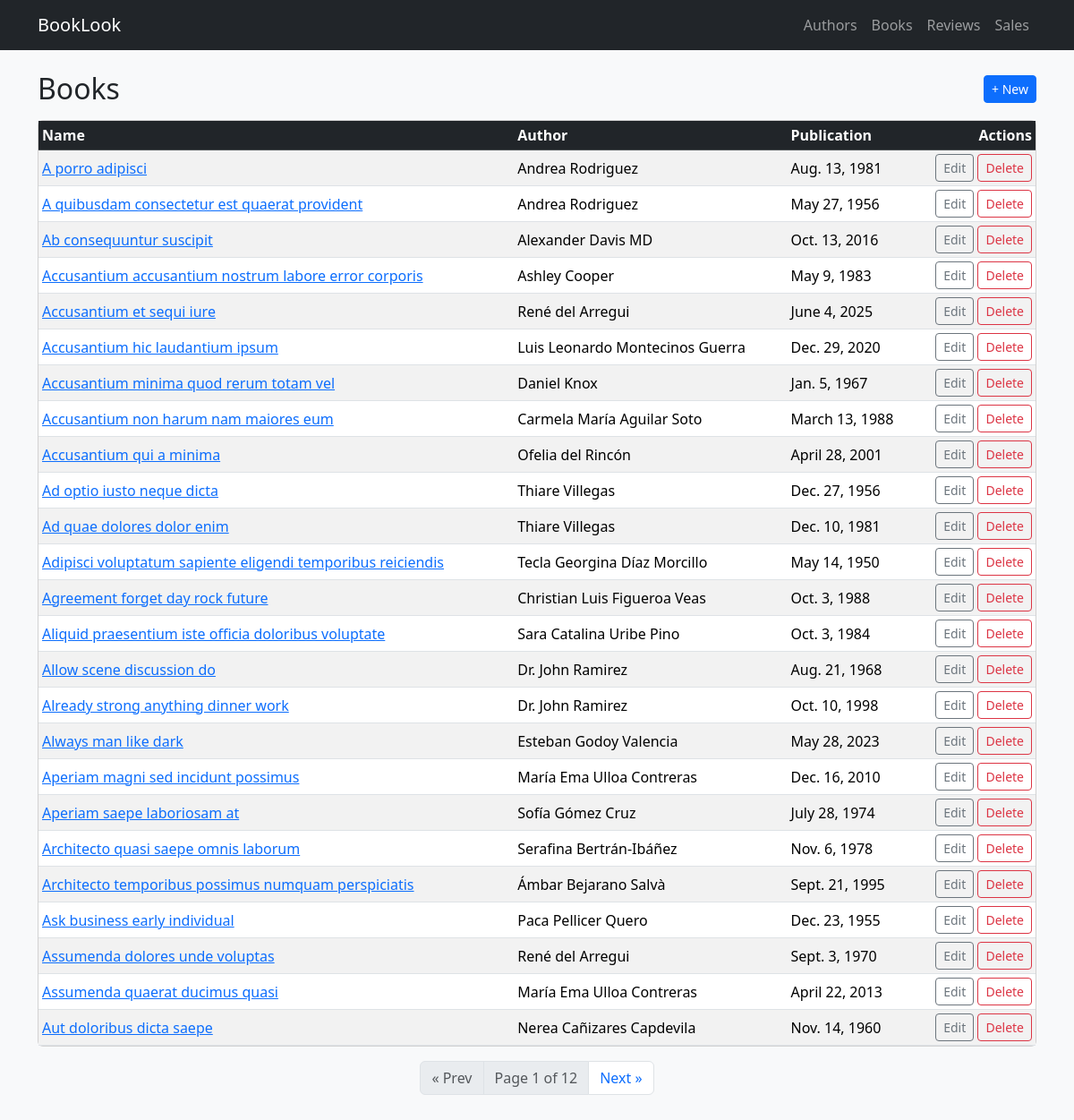
The page /books/ on the database its author committed.
### app/models.py (models this page shows, shortened)
class Book(models.Model):
    name = models.CharField(max_length=255)
    summary = models.TextField()
    publication_date = models.DateField()
    author = models.ForeignKey(Author, on_delete=models.CASCADE, related_name='books')
    total_sales = models.PositiveIntegerField(default=0)

class Author(models.Model):
    name = models.CharField(max_length=100)
    birthdate = models.DateField()
    country = models.CharField(max_length=100)
    description = models.TextField(blank=True, null=True)

### app/views/books.py (the view)
# urls.py: path("books/", v_books.book_list, name="book_list"),
def book_list(request):
    books = Book.objects.select_related("author").order_by("name")
    page_obj = Paginator(books, 25).get_page(request.GET.get("page"))
    return render(request, "app/books/list.html", {"page_obj": page_obj})

### app/templates/app/books/list.html (shortened to what this page needs)
{% extends "app/base.html" %}
{% block content %}
<div class="d-flex justify-content-between align-items-center mb-3">
  <h2 class="m-0">Books</h2>
  <a class="btn btn-primary btn-sm" href="{% url 'book_create' %}">+ New</a>
</div>
<div class="card">
  <div class="table-responsive">
    <table class="table table-striped table-hover table-sm align-middle mb-0">
      <thead class="table-dark">
        <tr>
          <th>Name</th>
          <th>Author</th>
          <th>Publication</th>
          <th class="text-end">Actions</th>
        </tr>
      </thead>
      <tbody>
        {% for b in page_obj %}
        <tr>
          <td><a href="{% url 'book_detail' b.id %}">{{ b.name }}</a></td>
          <td>{{ b.author.name }}</td>
          <td>{{ b.publication_date }}</td>
          <td class="text-end">
            <a class="btn btn-outline-secondary btn-sm" href="{% url 'book_update' b.id %}">Edit</a>
            <a class="btn btn-outline-danger btn-sm" href="{% url 'book_delete' b.id %}">Delete</a>
          </td>
        </tr>
        {% empty %}
        <tr><td colspan="4" class="text-center text-muted py-4">No data</td></tr>
        {% endfor %}
      </tbody>
    </table>
  </div>
</div>
<div class="mt-3">
  {% include "app/_pagination_bootstrap.html" %}
</div>
{% endblock %}

### rows shown on the page
Book: name "A porro adipisci", author.name "Andrea Rodriguez", publication_date "Aug. 13, 1981"
Book: name "A quibusdam consectetur est quaerat provident", author.name "Andrea Rodriguez", publication_date "May 27, 1956"
Book: name "Ab consequuntur suscipit", author.name "Alexander Davis MD", publication_date "Oct. 13, 2016"
Book: name "Accusantium accusantium nostrum labore error corporis", author.name "Ashley Cooper", publication_date "May 9, 1983"
Book: name "Accusantium et sequi iure", author.name "René del Arregui", publication_date "June 4, 2025"
Book: name "Accusantium hic laudantium ipsum", author.name "Luis Leonardo Montecinos Guerra", publication_date "Dec. 29, 2020"
Book: name "Accusantium minima quod rerum totam vel", author.name "Daniel Knox", publication_date "Jan. 5, 1967"
Book: name "Accusantium non harum nam maiores eum", author.name "Carmela María Aguilar Soto", publication_date "March 13, 1988"
Book: name "Accusantium qui a minima", author.name "Ofelia del Rincón", publication_date "April 28, 2001"
Book: name "Ad optio iusto neque dicta", author.name "Thiare Villegas", publication_date "Dec. 27, 1956"
Book: name "Ad quae dolores dolor enim", author.name "Thiare Villegas", publication_date "Dec. 10, 1981"
Book: name "Adipisci voluptatum sapiente eligendi temporibus reiciendis", author.name "Tecla Georgina Díaz Morcillo", publication_date "May 14, 1950"
Book: name "Agreement forget day rock future", author.name "Christian Luis Figueroa Veas", publication_date "Oct. 3, 1988"
Book: name "Aliquid praesentium iste officia doloribus voluptate", author.name "Sara Catalina Uribe Pino", publication_date "Oct. 3, 1984"
Book: name "Allow scene discussion do", author.name "Dr. John Ramirez", publication_date "Aug. 21, 1968"
Book: name "Already strong anything dinner work", author.name "Dr. John Ramirez", publication_date "Oct. 10, 1998"
Book: name "Always man like dark", author.name "Esteban Godoy Valencia", publication_date "May 28, 2023"
Book: name "Aperiam magni sed incidunt possimus", author.name "María Ema Ulloa Contreras", publication_date "Dec. 16, 2010"
Book: name "Aperiam saepe laboriosam at", author.name "Sofía Gómez Cruz", publication_date "July 28, 1974"
Book: name "Architecto quasi saepe omnis laborum", author.name "Serafina Bertrán-Ibáñez", publication_date "Nov. 6, 1978"
Book: name "Architecto temporibus possimus numquam perspiciatis", author.name "Ámbar Bejarano Salvà", publication_date "Sept. 21, 1995"
Book: name "Ask business early individual", author.name "Paca Pellicer Quero", publication_date "Dec. 23, 1955"
Book: name "Assumenda dolores unde voluptas", author.name "René del Arregui", publication_date "Sept. 3, 1970"
Book: name "Assumenda quaerat ducimus quasi", author.name "María Ema Ulloa Contreras", publication_date "April 22, 2013"
Book: name "Aut doloribus dicta saepe", author.name "Nerea Cañizares Capdevila", publication_date "Nov. 14, 1960"

### other values the page prints
{{ page_obj.number }} "1"
{{ page_obj.paginator.num_pages }} "12"
